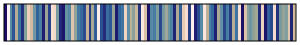

Recreate this plot in Python.
# 
#         lapazS
#                   www.fabiocrameri.ch/colourmaps
from matplotlib.colors import LinearSegmentedColormap      
      
cm_data = [[0.10352, 0.047787, 0.39353],      
           [0.99706, 0.94979, 0.95121],      
           [0.36082, 0.54989, 0.64017],      
           [0.17465, 0.32419, 0.57638],      
           [0.71002, 0.67743, 0.58847],      
           [0.23932, 0.44474, 0.6286],      
           [0.13975, 0.19504, 0.49367],      
           [0.52524, 0.6214, 0.60853],      
           [0.92163, 0.81176, 0.73224],      
           [0.82171, 0.73321, 0.63398],      
           [0.44047, 0.59072, 0.62848],      
           [0.20114, 0.3857, 0.60689],      
           [0.29243, 0.5002, 0.64018],      
           [0.12359, 0.12648, 0.4447],      
           [0.61297, 0.64609, 0.58925],      
           [0.15554, 0.26061, 0.53818],      
           [0.97687, 0.88777, 0.84724],      
           [0.95503, 0.8512, 0.78985],      
           [0.48252, 0.60725, 0.61913],      
           [0.13199, 0.16132, 0.46961],      
           [0.11424, 0.089643, 0.41924],      
           [0.39963, 0.57158, 0.63567],      
           [0.32486, 0.52597, 0.64168],      
           [0.87606, 0.7712, 0.67832],      
           [0.56854, 0.63393, 0.59796],      
           [0.2639, 0.47302, 0.63575],      
           [0.21855, 0.41558, 0.61892],      
           [0.16443, 0.29264, 0.55815],      
           [0.76465, 0.70148, 0.60385],      
           [0.14749, 0.22811, 0.51661],      
           [0.65966, 0.65978, 0.58495],      
           [0.1867, 0.35524, 0.59266],      
           [0.99005, 0.92161, 0.90317],      
           [0.16935, 0.30849, 0.5675],      
           [0.13589, 0.17829, 0.48176],      
           [0.2285, 0.43025, 0.62407],      
           [0.18039, 0.33979, 0.58476],      
           [0.59056, 0.63995, 0.59324],      
           [0.11911, 0.10838, 0.43203],      
           [0.20945, 0.40074, 0.61318],      
           [0.25112, 0.459, 0.6325],      
           [0.93989, 0.83179, 0.7609],      
           [0.37993, 0.56104, 0.63828],      
           [0.73684, 0.68853, 0.59444],      
           [0.54681, 0.6278, 0.60314],      
           [0.79313, 0.71641, 0.617],      
           [0.14363, 0.21165, 0.50529],      
           [0.98434, 0.90498, 0.87538],      
           [0.84963, 0.75162, 0.65458],      
           [0.1091, 0.06976, 0.4064],      
           [0.34246, 0.53819, 0.6413],      
           [0.27766, 0.48677, 0.63831],      
           [0.50382, 0.61458, 0.6139],      
           [0.15981, 0.2767, 0.54838],      
           [0.46139, 0.59931, 0.62402],      
           [0.63594, 0.6526, 0.58636],      
           [0.41986, 0.58148, 0.63238],      
           [0.30818, 0.51329, 0.6413],      
           [0.12791, 0.14407, 0.45724],      
           [0.6843, 0.66795, 0.58549],      
           [0.19361, 0.37054, 0.60004],      
           [0.90025, 0.79142, 0.70446],      
           [0.96724, 0.86987, 0.8187],      
           [0.15142, 0.2444, 0.52758],      
           [0.99443, 0.93782, 0.93068],      
           [0.12136, 0.11751, 0.43837],      
           [0.16684, 0.30057, 0.56289],      
           [0.33356, 0.53214, 0.64158],      
           [0.98085, 0.89646, 0.86136],      
           [0.75064, 0.69476, 0.59869],      
           [0.30018, 0.50679, 0.64083],      
           [0.2139, 0.40817, 0.61612],      
           [0.12581, 0.13532, 0.45099],      
           [0.67185, 0.66373, 0.58495],      
           [0.38971, 0.56639, 0.63707],      
           [0.15765, 0.26868, 0.54333],      
           [0.28491, 0.49353, 0.63933],      
           [0.14946, 0.23628, 0.52213],      
           [0.72329, 0.68276, 0.59106],      
           [0.24508, 0.4519, 0.63064],      
           [0.97236, 0.87892, 0.83302],      
           [0.10638, 0.059148, 0.39996],      
           [0.86308, 0.76129, 0.6661],      
           [0.536, 0.62464, 0.60582],      
           [0.43012, 0.58619, 0.63051],      
           [0.55765, 0.63089, 0.60051],      
           [0.64769, 0.6561, 0.58545],      
           [0.13398, 0.16983, 0.47572],      
           [0.93115, 0.82184, 0.7465],      
           [0.11175, 0.079829, 0.41283],      
           [0.1973, 0.37814, 0.60353],      
           [0.16211, 0.28467, 0.55332],      
           [0.96148, 0.86064, 0.80431],      
           [0.13789, 0.18667, 0.48776],      
           [0.47194, 0.60335, 0.62161],      
           [0.57952, 0.63694, 0.59553],      
           [0.51452, 0.61805, 0.61123],      
           [0.88848, 0.78127, 0.69113],      
           [0.12999, 0.1527, 0.46344],      
           [0.80745, 0.72458, 0.62501]]      
      
lapazS_map = LinearSegmentedColormap.from_list('lapazS', cm_data)      
# For use of "viscm view"      
test_cm = lapazS_map      
      
if __name__ == "__main__":      
    import matplotlib.pyplot as plt      
    import numpy as np      
      
    try:      
        from viscm import viscm      
        viscm(lapazS_map)      
    except ImportError:      
        print("viscm not found, falling back on simple display")      
        plt.imshow(np.linspace(0, 100, 256)[None, :], aspect='auto',      
                   cmap=lapazS_map)      
    plt.show()      
